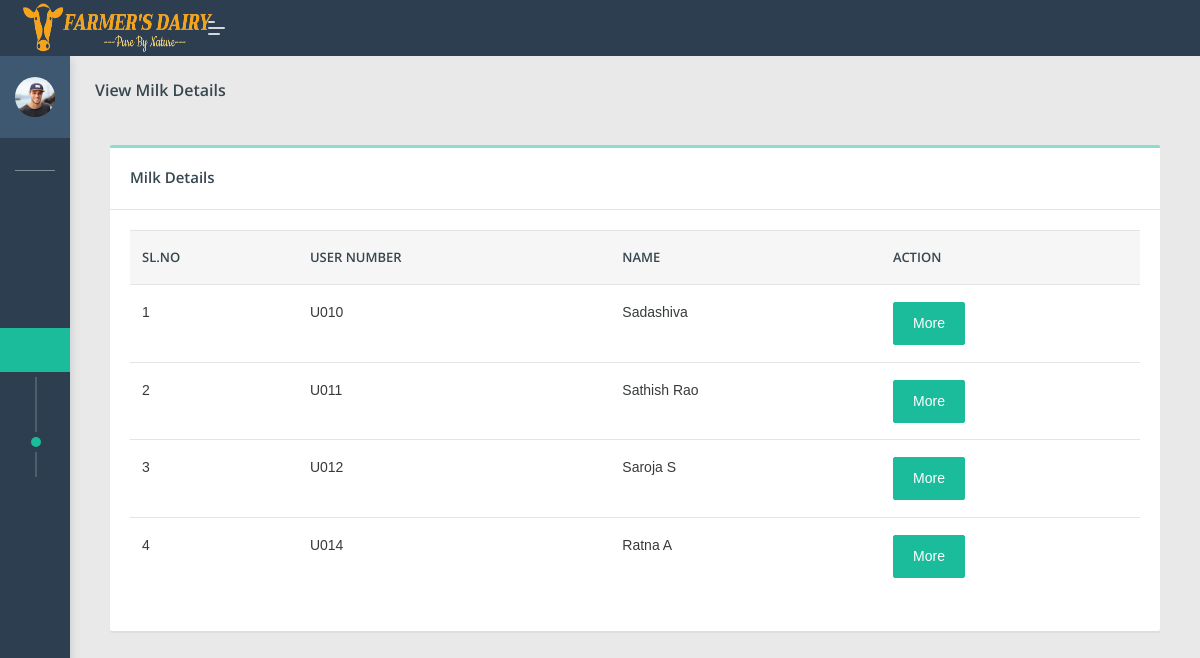
The page /dipo/viewmilkd.php (signed in) on the database its author committed.
### tables this page shows
CREATE TABLE `add_milk` (
  `am_id` int(100) NOT NULL,
  `name` varchar(100) NOT NULL,
  `user_no` varchar(100) NOT NULL,
  `phno` varchar(100) NOT NULL,
  `date` date NOT NULL,
  `time` varchar(100) NOT NULL,
  `clr` varchar(100) NOT NULL,
  `fat` float NOT NULL,
  `snf` float NOT NULL,
  `liter` float NOT NULL,
  `amount` float NOT NULL,
  `totalamt` float NOT NULL,
  `dippoid` varchar(100) NOT NULL
);

### dipo/viewmilkd.php (the view, shortened to what this page needs)
<?php
if(isset($_SESSION['dippo']))
{
$dippo=$_SESSION['dippo'];
?>
 <!DOCTYPE html>
<html lang="en">
<head>
    <link rel="stylesheet" href="assets/css/style.css">
</head>
<body class="">
	<nav class="pcoded-navbar  ">
		<div class="navbar-wrapper  ">
			<div class="navbar-content scroll-div " >
					<div class="">
					<div class="main-menu-header">
						<img class="img-radius" src="assets/images/user/avatar-2.jpg" alt="User-Profile-Image">
						<div class="user-details">
						</div>
					</div>
				</div>
				<ul class="nav pcoded-inner-navbar ">
					<li class="nav-item pcoded-menu-caption">
					</li>
					<li class="nav-item">
					    <a href="main.php" class="nav-link "><span class="pcoded-micon"><i class="feather icon-home"></i></span><span class="pcoded-mtext">Dashboard</span></a>
					</li>
					<li class="nav-item pcoded-hasmenu">
					    <a href="#!" class="nav-link "><span class="pcoded-micon"><i class="feather icon-align-justify"></i></span><span class="pcoded-mtext">Staff Details</span></a>
					</li>
					<li class="nav-item pcoded-hasmenu">
					    <a href="#!" class="nav-link "><span class="pcoded-micon"><i class="feather icon-align-justify"></i></span><span class="pcoded-mtext">User Details</span></a>
					</li>
						<li class="nav-item pcoded-hasmenu">
					    <a href="#!" class="nav-link "><span class="pcoded-micon"><i class="feather icon-align-justify"></i></span><span class="pcoded-mtext">milk Details</span></a>
					    <ul class="pcoded-submenu">
						    <li><a href="addmilkd.php">Add Milk Details</a></li>
							<li><a href="viewmilkd.php">View Milk Details</a></li>
					    </ul>
					</li>
					<li class="nav-item pcoded-hasmenu">
					    <a href="#!" class="nav-link "><span class="pcoded-micon"><i class="feather icon-align-justify"></i></span><span class="pcoded-mtext">Facilities</span></a>
					</li>
                        <li class="nav-item">
					    <a href="viewfeedb.php" class="nav-link "><span class="pcoded-micon"><i class="feather icon-align-justify"></i></span><span class="pcoded-mtext">View feedback</span></a>
					</li>
				</ul>
			</div>
		</div>
	</nav>
	<header class="navbar pcoded-header navbar-expand-lg navbar-light header-dark">
				<div class="m-header">
					<a class="mobile-menu" id="mobile-collapse" href="#!"><span></span></a>
					<a href="#!" class="b-brand">
						<img src="assets/images/logo1.png" width="190px" height="50px" class="logo">
					</a>
				</div>
				<div class="collapse navbar-collapse">
					<ul class="navbar-nav mr-auto">
						<li class="nav-item">
							<a href="#!" class="pop-search"><i class="feather icon-search"></i></a>
						</li>
					</ul>
					<ul class="navbar-nav ml-auto">
						<li>
							<div class="dropdown drp-user">
								<a href="#" class="dropdown-toggle" data-toggle="dropdown">
									<i class="feather icon-user"></i>
								</a>
							</div>
						</li>
					</ul>
				</div>
	</header>
<section class="pcoded-main-container">
    <div class="pcoded-content">
       <div class="page-header">
            <div class="page-block">
                <div class="row align-items-center">
                    <div class="col-md-12">
                        <div class="page-header-title">
                            <h5 class="m-b-10">View Milk Details</h5>
                        </div>
                    </div>
                </div>
            </div>
        </div>
            <div class="col-md-12">
                <div class="card">
                    <div class="card-header">
                        <h5>Milk Details</h5>
                    </div>
                    <div class="card-body table-border-style">
                        <div class="table-responsive">
                            <table class="table table-hover">
                                <thead>
                                    <tr>
                                        <th>Sl.No</th>
                                        <th>User number</th>
                                        <th>Name</th>
										<th>Action</th>
                                    </tr>
                                </thead>
                                <tbody>
                                    <?php
								include 'config.php';
								$sql1="select * from add_milk where dippoid='".$dippo."' group by user_no";
								$result1=mysqli_query($con,$sql1);
								$num1=mysqli_num_rows($result1);
								$sI=0;
								if($num1>0)
								{
									while($row1=mysqli_fetch_array($result1))
									{
										$sI+=1;
										$name=$row1['name'];
										$user_no=$row1['user_no'];
								?>
									<tr>
										<td><?php echo $sI; ?></td>
										<td><?php echo $user_no; ?></td>
										<td><?php echo $name; ?></td>
										<td><a href="viewmore.php?uno=<?php echo $user_no; ?>"> <button type="submit" class="btn  btn-primary">More</button></a></td>
                                     </tr>
                                     <?php
									}
								}
								?>
                                </tbody>
                            </table>
                        </div>
                    </div>
                </div>
            </div>
        </div>
</section>
</body>
</html>
<?php
}
else
{
	echo "<script> location.href='../index.php'; </script>";
}
?>

### rows shown on the page
add_milk: user_no "U010", name "Sadashiva"
add_milk: user_no "U011", name "Sathish Rao"
add_milk: user_no "U012", name "Saroja S"
add_milk: user_no "U014", name "Ratna A"
